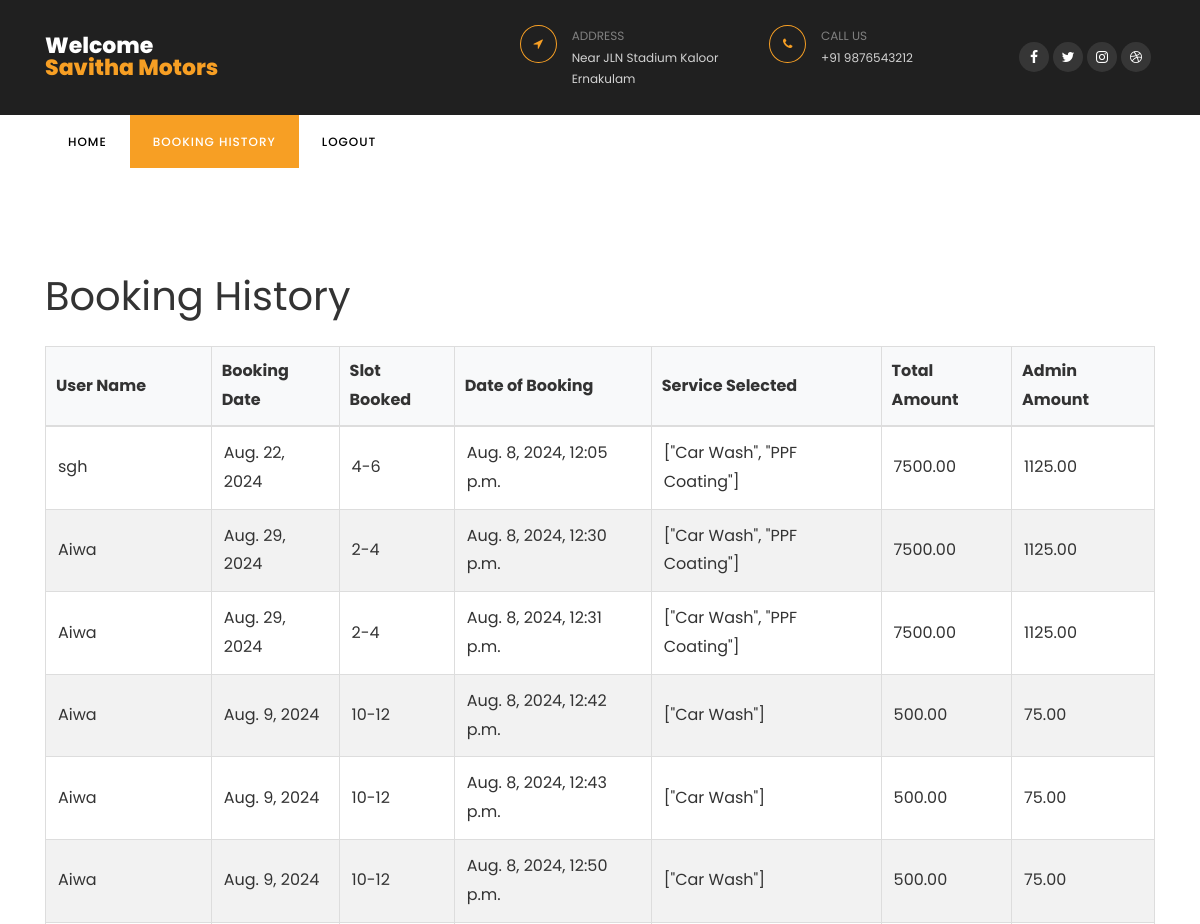
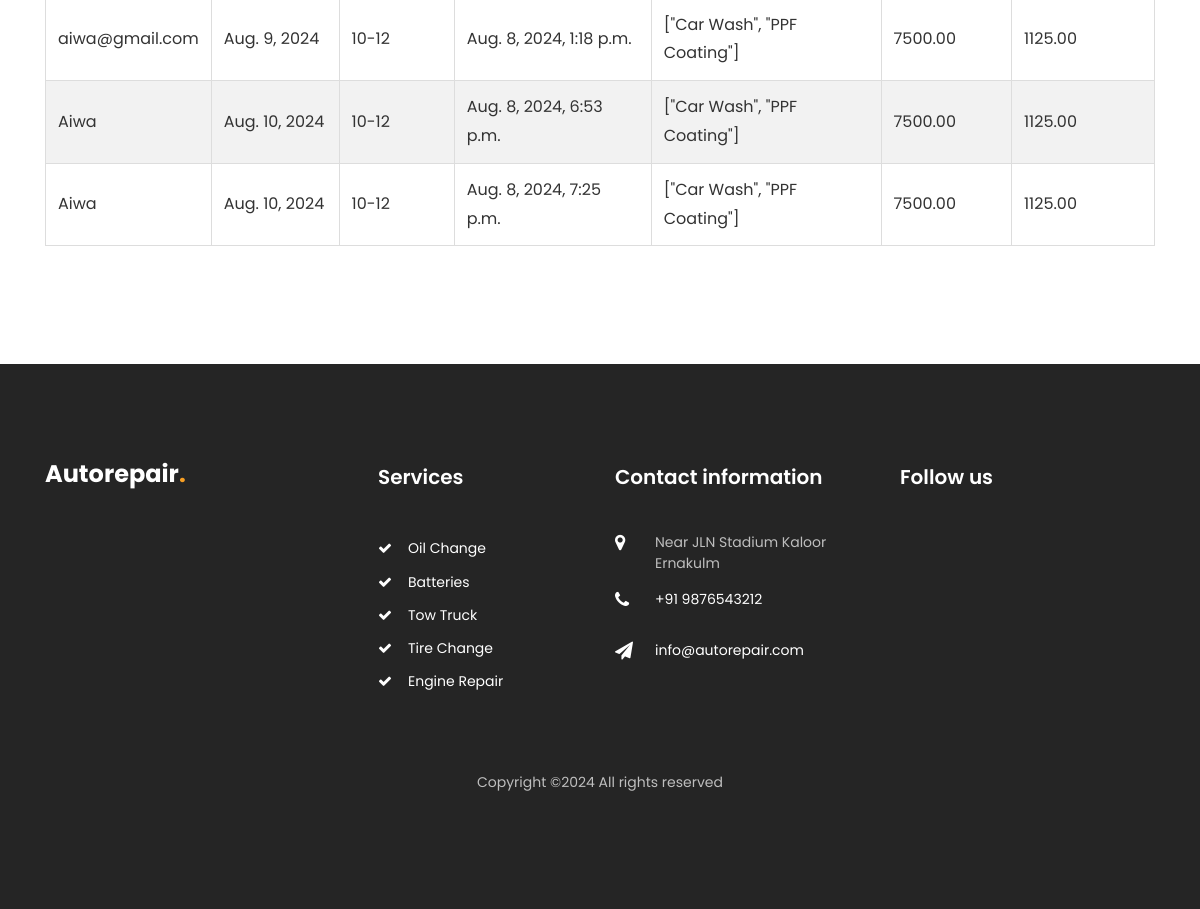
/booking-history/ (signed in), run on the app's committed database (2 pictures, top to bottom).
### car/models.py (models this page shows, shortened)
class User(AbstractBaseUser, PermissionsMixin):
    username = models.CharField(max_length=150, unique=True)
    email = models.EmailField(unique=True)
    phone = models.CharField(max_length=12)
    role = models.CharField(max_length=50, blank=True, null=True)
    is_staff = models.BooleanField(default=False)
    is_active = models.BooleanField(default=True)
    groups = models.ManyToManyField(Group, related_name='custom_user_groups')
    user_permissions = models.ManyToManyField(Permission, related_name='custom_user_permissions')
    objects = CustomUserManager()
    USERNAME_FIELD = 'email'
    REQUIRED_FIELDS = ['username']

class BookingHistory(models.Model):
    garage_name = models.CharField(max_length=255)
    user_name = models.CharField(max_length=255)
    date_booked = models.DateField()
    slot_booked = models.CharField(max_length=30)
    date_of_booking = models.DateTimeField(default=timezone.now)
    service_selected = models.CharField(max_length=255)
    total_amount = models.DecimalField(max_digits=10, decimal_places=2)
    card_number = models.CharField(max_length=16)
    cvv = models.CharField(max_length=3)
    admin_amount = models.DecimalField(max_digits=10, decimal_places=2, blank=True, null=True)

### car/views.py (the view)
# urls.py: path('booking-history/', views.booking_history, name='booking_history'),
@login_required
def booking_history(request):
    user = request.user
    if user.role == 'garage':
        try:
            garage = Garage.objects.get(user=user)
            garage_name = garage.user.username  # Assuming `location` represents the garage name
            booking_history = BookingHistory.objects.filter(garage_name=garage_name)
            context = {
                'booking_history': booking_history,
                'viewing_as': 'garage'
            }
        except Garage.DoesNotExist:
            return HttpResponseForbidden("No associated garage found.")
    elif user.role == 'user':
        booking_history = BookingHistory.objects.filter(user_name=user.username)
        context = {
            'booking_history': booking_history,
            'viewing_as': 'user'
        }
    else:
        return HttpResponseForbidden("Access denied.")
    return render(request, 'booking_history.html', context)

### templates/booking_history.html (shortened to what this page needs)
{% load static %}
<!DOCTYPE html>
<html lang="en">
  <head>
    <link rel="stylesheet" href="https://stackpath.bootstrapcdn.com/font-awesome/4.7.0/css/font-awesome.min.css">
    <link rel="stylesheet" href="{% static 'css/animate.css' %}">
    <link rel="stylesheet" href="{% static 'css/owl.carousel.min.css' %}">
    <link rel="stylesheet" href="{% static 'css/owl.theme.default.min.css' %}">
    <link rel="stylesheet" href="{% static 'css/magnific-popup.css' %}">
    <link rel="stylesheet" href="{% static 'css/bootstrap-datepicker.css' %}">
    <link rel="stylesheet" href="{% static 'css/jquery.timepicker.css' %}">
    <link rel="stylesheet" href="{% static 'css/flaticon.css' %}">
    <link rel="stylesheet" href="{% static 'css/style.css' %}">
  </head>
  <body>
    <div class="wrap">
        <div class="container">
            <div class="row justify-content-between">
                <div class="col-md-3 d-flex align-items-center">
                    <a class="navbar-brand" href="/">Welcome<br><span>{{ user.username }}</span></a>
                </div>
                <div class="col-md-7">
                    <div class="row">
                        <div class="col">
                            <div class="top-wrap d-flex">
                                <div class="icon d-flex align-items-center justify-content-center"><span class="fa fa-location-arrow"></span></div>
                                <div class="text"><span>Address</span><span>Near JLN Stadium Kaloor Ernakulam</span></div>
                            </div>
                        </div>
                        <div class="col">
                            <div class="top-wrap d-flex">
                                <div class="icon d-flex align-items-center justify-content-center"><span class="fa fa-phone"></span></div>
                                <div class="text"><span>Call us</span><span>+91 9876543212</span></div>
                            </div>
                        </div>
                        <div class="col-md-3 d-flex justify-content-end align-items-center">
                            <div class="social-media">
                                <p class="mb-0 d-flex">
                                    <a href="#" class="d-flex align-items-center justify-content-center"><span class="fa fa-facebook"><i class="sr-only">Facebook</i></span></a>
                                    <a href="#" class="d-flex align-items-center justify-content-center"><span class="fa fa-twitter"><i class="sr-only">Twitter</i></span></a>
                                    <a href="#" class="d-flex align-items-center justify-content-center"><span class="fa fa-instagram"><i class="sr-only">Instagram</i></span></a>
                                    <a href="#" class="d-flex align-items-center justify-content-center"><span class="fa fa-dribbble"><i class="sr-only">Dribbble</i></span></a>
                                </p>
                            </div>
                        </div>
                    </div>
                </div>
            </div>
        </div>
    </div>
    <nav class="navbar navbar-expand-lg navbar-dark ftco_navbar bg-dark ftco-navbar-light" id="ftco-navbar">
        <div class="container">
            <div class="collapse navbar-collapse" id="ftco-nav">
                <ul class="navbar-nav mr-auto">
                    <li class="nav-item"><a href="javascript:history.back()" class="nav-link">Home</a></li>
                    <li class="nav-item active"><a href="{% url 'booking_history' %}" class="nav-link">Booking History</a></li>
                    <li class="nav-item"><a href="/" class="nav-link">Logout</a></li>
                </ul>
            </div>
        </div>
    </nav>
    <section class="ftco-section">
        <div class="container">
            <h1>Booking History</h1>
            <table border="1">
                <thead>
                    <tr>
                        {% if viewing_as == 'garage' %}
                            <th>User Name</th>
                        {% else %}
                            <th>Garage Name</th>
                        {% endif %}
                        <th>Booking Date</th>
                        <th>Slot Booked</th>
                        <th>Date of Booking</th>
                        <th>Service Selected</th>
                        <th>Total Amount</th>
                        {% if viewing_as == 'garage' %}
                            <th>Admin Amount</th>
                        {% endif %}
                    </tr>
                </thead>
                <tbody>
                    {% for booking in booking_history %}
                    <tr>
                        {% if viewing_as == 'garage' %}
                            <td>{{ booking.user_name }}</td>
                        {% else %}
                            <td>{{ booking.garage_name }}</td>
                        {% endif %}
                        <td>{{ booking.date_booked }}</td>
                        <td>{{ booking.slot_booked }}</td>
                        <td>{{ booking.date_of_booking }}</td>
                        <td>{{ booking.service_selected }}</td>
                        <td>{{ booking.total_amount }}</td>
                        {% if viewing_as == 'garage' %}
                            <td>{{ booking.admin_amount }}</td>
                        {% endif %}
                    </tr>
                    {% empty %}
                    <tr>
                        <td colspan="7">No bookings found.</td>
                    </tr>
                    {% endfor %}
                </tbody>
            </table>
        </div>
    </section>
    <footer class="footer ftco-section">
        <div class="container">
            <div class="row mb-5">
                <div class="col-md-6 col-lg">
                    <div class="ftco-footer-widget mb-4">
                        <h2 class="logo"><a href="/">Autorepair<span>.</span></a></h2>
                    </div>
                </div>
                <div class="col-md-6 col-lg">
                    <div class="ftco-footer-widget mb-4 ml-md-5">
                        <h2 class="ftco-heading-2">Services</h2>
                        <ul class="list-unstyled">
                            <li><a href="#" class="py-1 d-block"><span class="fa fa-check mr-3"></span>Oil Change</a></li>
                            <li><a href="#" class="py-1 d-block"><span class="fa fa-check mr-3"></span>Batteries</a></li>
                            <li><a href="#" class="py-1 d-block"><span class="fa fa-check mr-3"></span>Tow Truck</a></li>
                            <li><a href="#" class="py-1 d-block"><span class="fa fa-check mr-3"></span>Tire Change</a></li>
                            <li><a href="#" class="py-1 d-block"><span class="fa fa-check mr-3"></span>Engine Repair</a></li>
                        </ul>
                    </div>
                </div>
                <div class="col-md-6 col-lg">
                    <div class="ftco-footer-widget mb-4">
                        <h2 class="ftco-heading-2">Contact information</h2>
                        <div class="block-23 mb-3">
                            <ul>
                                <li><span class="icon fa fa-map-marker"></span><span class="text">Near JLN Stadium Kaloor Ernakulm</span></li>
                                <li><a href="#"><span class="icon fa fa-phone"></span><span class="text">+91 9876543212</span></a></li>
                                <li><a href="#"><span class="icon fa fa-paper-plane"></span><span class="text">info@autorepair.com</span></a></li>
                            </ul>
                        </div>
                    </div>
                </div>
                <div class="col-md-6 col-lg">
                    <div class="ftco-footer-widget mb-4">
                        <h2 class="ftco-heading-2">Follow us</h2>
                        <div class="opening-hours">
                            <p class="mb-0 d-flex">
                                <ul class="ftco-footer-social list-unstyled float-md-left float-lft mt-4">
                                </ul>
                            </p>
                        </div>
                    </div>
                </div>
            </div>
            <div class="row">
                <div class="col-md-12 text-center">
                    <p>
                        Copyright &copy;<script>document.write(new Date().getFullYear());</script> All rights reserved
                        </p>
                </div>
            </div>
        </div>
    </footer>
  </body>
</html>

### templates/booking_history.html (style rules this page uses)
table { width: 100%; border-collapse: collapse; margin: 20px 0; font-size: 16px; color: #333; }
thead th { background-color: #f8f9fa; color: #333; padding: 10px; text-align: left; border-bottom: 2px solid #ddd; }
tbody tr:nth-child(even) { background-color: #f2f2f2; }
td, th { padding: 12px; border: 1px solid #ddd; text-align: left; }

### data on the page
User: username "Savitha Motors"
BookingHistory: user_name "sgh", date_booked "Aug. 22, 2024", slot_booked "4-6", date_of_booking "Aug. 8, 2024, 12:05 p.m.", service_selected "[\"Car Wash\", \"PPF Coating\"]", total_amount "7500.00", admin_amount "1125.00"
BookingHistory: user_name "Aiwa", date_booked "Aug. 29, 2024", slot_booked "2-4", date_of_booking "Aug. 8, 2024, 12:30 p.m.", service_selected "[\"Car Wash\", \"PPF Coating\"]", total_amount "7500.00", admin_amount "1125.00"
BookingHistory: user_name "Aiwa", date_booked "Aug. 29, 2024", slot_booked "2-4", date_of_booking "Aug. 8, 2024, 12:31 p.m.", service_selected "[\"Car Wash\", \"PPF Coating\"]", total_amount "7500.00", admin_amount "1125.00"
BookingHistory: user_name "Aiwa", date_booked "Aug. 9, 2024", slot_booked "10-12", date_of_booking "Aug. 8, 2024, 12:42 p.m.", service_selected "[\"Car Wash\"]", total_amount "500.00", admin_amount "75.00"
BookingHistory: user_name "Aiwa", date_booked "Aug. 9, 2024", slot_booked "10-12", date_of_booking "Aug. 8, 2024, 12:43 p.m.", service_selected "[\"Car Wash\"]", total_amount "500.00", admin_amount "75.00"
BookingHistory: user_name "Aiwa", date_booked "Aug. 9, 2024", slot_booked "10-12", date_of_booking "Aug. 8, 2024, 12:50 p.m.", service_selected "[\"Car Wash\"]", total_amount "500.00", admin_amount "75.00"
BookingHistory: user_name "aiwa@gmail.com", date_booked "Aug. 9, 2024", slot_booked "10-12", date_of_booking "Aug. 8, 2024, 1:18 p.m.", service_selected "[\"Car Wash\", \"PPF Coating\"]", total_amount "7500.00", admin_amount "1125.00"
BookingHistory: user_name "Aiwa", date_booked "Aug. 10, 2024", slot_booked "10-12", date_of_booking "Aug. 8, 2024, 6:53 p.m.", service_selected "[\"Car Wash\", \"PPF Coating\"]", total_amount "7500.00", admin_amount "1125.00"
BookingHistory: user_name "Aiwa", date_booked "Aug. 10, 2024", slot_booked "10-12", date_of_booking "Aug. 8, 2024, 7:25 p.m.", service_selected "[\"Car Wash\", \"PPF Coating\"]", total_amount "7500.00", admin_amount "1125.00"
